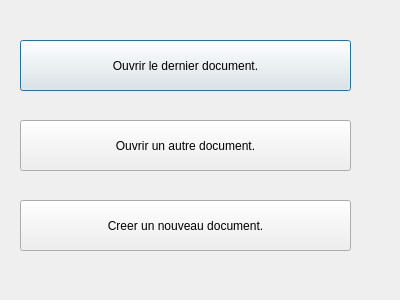
<?xml version="1.0" encoding="UTF-8"?>
<ui version="4.0">
 <class>DialogWelcome</class>
 <widget class="QDialog" name="DialogWelcome">
  <property name="geometry">
   <rect>
    <x>0</x>
    <y>0</y>
    <width>400</width>
    <height>300</height>
   </rect>
  </property>
  <property name="windowTitle">
   <string>Dialog</string>
  </property>
  <widget class="QPushButton" name="pushButtonOpenLast">
   <property name="geometry">
    <rect>
     <x>20</x>
     <y>40</y>
     <width>331</width>
     <height>51</height>
    </rect>
   </property>
   <property name="text">
    <string>Ouvrir le dernier document.</string>
   </property>
  </widget>
  <widget class="QPushButton" name="pushButtonOpen">
   <property name="geometry">
    <rect>
     <x>20</x>
     <y>120</y>
     <width>331</width>
     <height>51</height>
    </rect>
   </property>
   <property name="text">
    <string>Ouvrir un autre document.</string>
   </property>
  </widget>
  <widget class="QPushButton" name="pushButtonNew">
   <property name="geometry">
    <rect>
     <x>20</x>
     <y>200</y>
     <width>331</width>
     <height>51</height>
    </rect>
   </property>
   <property name="text">
    <string>Creer un nouveau document.</string>
   </property>
  </widget>
 </widget>
 <resources/>
 <connections/>
</ui>
